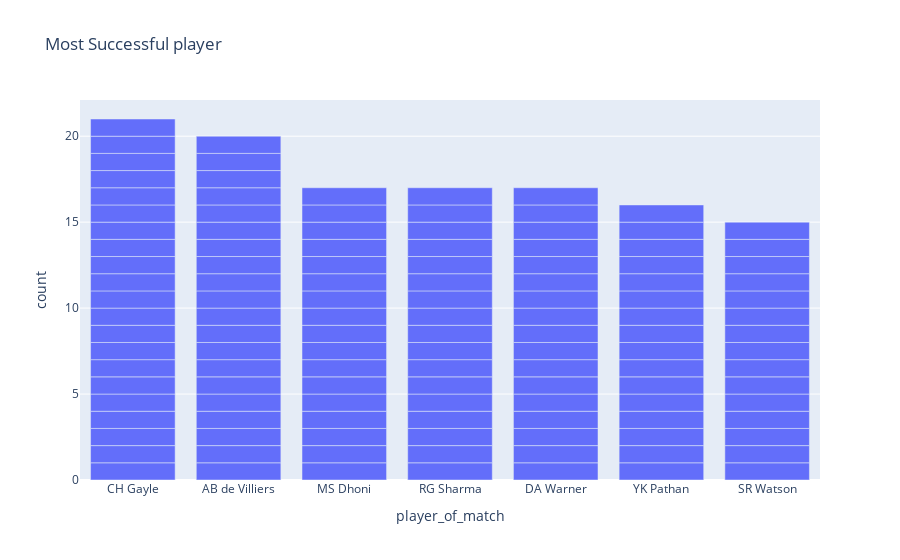

This figure's notebook cell:
### Markdown cell above
From the above pie chart we can see that maximum times fielding was chosen by teams after winning the toss

### Code cell
fig3=px.bar(df,x='player_of_match',title='Most Successful player')
fig3.update_layout(barmode='stack', xaxis={'categoryorder':'total descending'})
fig3.update_xaxes(range=(-.5, 6.5))
fig3.show()

### Figure 1 — Plotly figure (JSON) as saved in the notebook; plotly's stock layout.template omitted (floating-point values rounded to 4 significant figures; data arrays with more than 128 entries replaced by an {"elided": "..."} marker saying what was removed)
{"data": [{"alignmentgroup": "True", "hovertemplate": "player_of_match=%{x}<br>count=%{y}<extra></extra>", "legendgroup": "", "marker": {"color": "#636efa", "pattern": {"shape": ""}}, "name": "", "offsetgroup": "", "orientation": "v", "showlegend": false, "textposition": "auto", "type": "bar", "x": {"elided": "756 str values"}, "xaxis": "x", "y": {"elided": "756 int values"}, "yaxis": "y"}], "layout": {"barmode": "stack", "legend": {"tracegroupgap": 0}, "title": {"text": "Most Successful player"}, "xaxis": {"anchor": "y", "categoryorder": "total descending", "domain": [0, 1], "range": [-0.5, 6.5], "title": {"text": "player_of_match"}}, "yaxis": {"anchor": "x", "domain": [0, 1], "title": {"text": "count"}}}}
